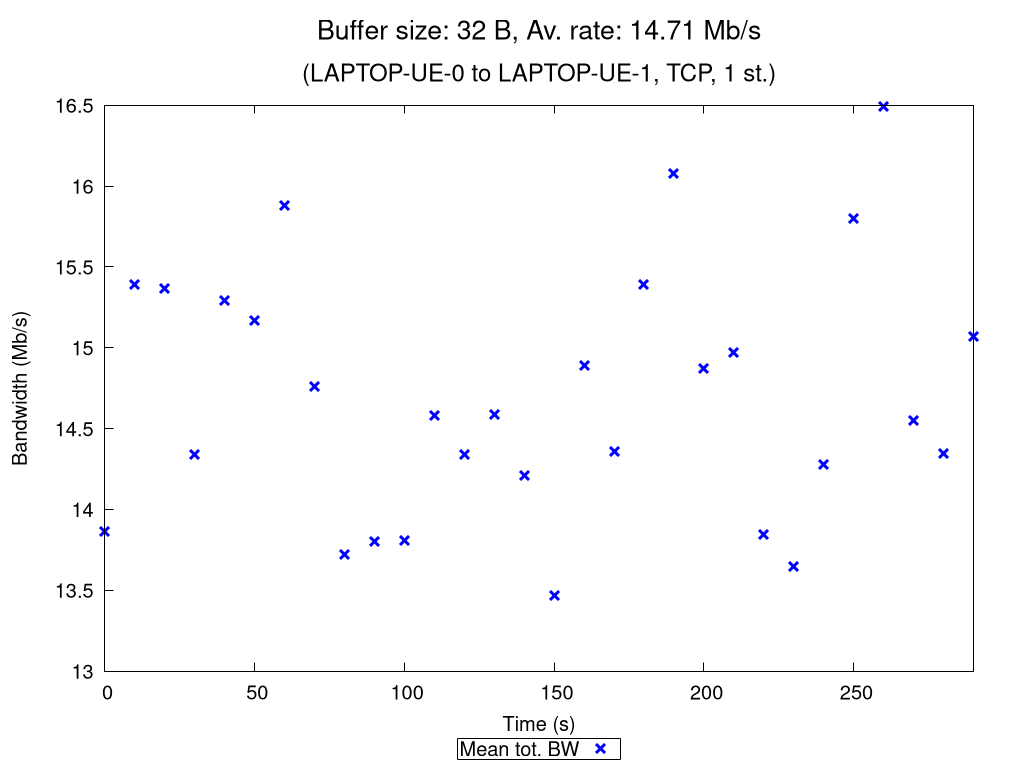

Write the gnuplot code that produced this figure.
set terminal pngcairo nocrop enhanced size 1024,768 font "Verdana,15"
set output "TCP_1_st_2020_10_13_00-14-17_one2two_00032B.png"

set title "{/=20 Buffer size: 32 B, Av. rate: 14.71 Mb/s}\n\n{/=18 (LAPTOP-UE-0 to LAPTOP-UE-1, TCP, 1 st.)}"

set xlabel "Time (s)"
set ylabel "Bandwidth (Mb/s)"
set ytics nomirror
set key bmargin center horizontal box samplen 1 width -1
set bmargin 4.6
set rmargin 4.5

rf = 1000000.0  # rate factor
set style fill transparent solid 0.2 noborder
set autoscale xfix
plot "TCP_1_st_2020_10_13_00-14-17_one2two_00032B_iperf_processed.dat" using 1:($2/rf-$3/rf):($2/rf+$3/rf) with filledcurves lc rgb "blue" notitle, \
     "" using 1:($2/rf) with points pt 2 ps 1.5 lw 3 lc rgb "blue" title "Mean tot. BW", \
